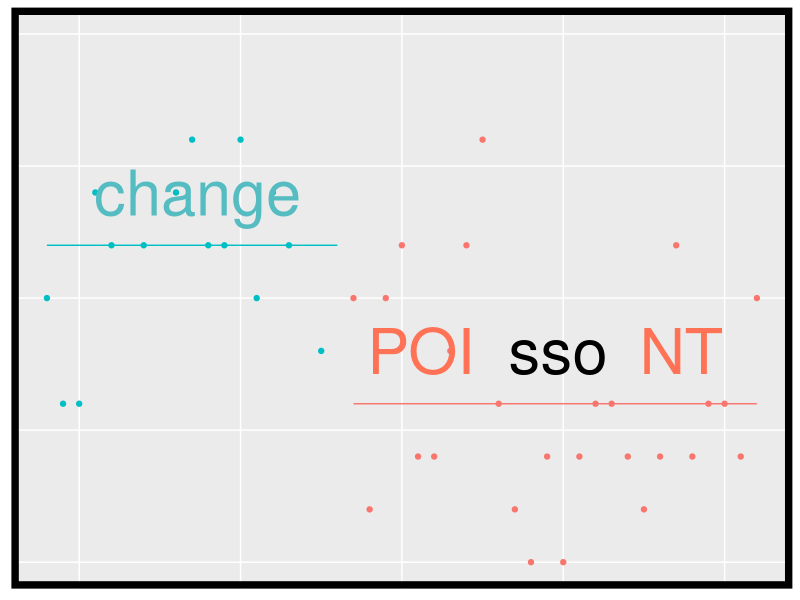

Recreate this plot in R.
## ---- chunk 1
knitr::opts_chunk$set(
  collapse = TRUE,
  comment = "#>"
)
## ---- chunk 2

library(tibble)
library(dplyr)
library(ggplot2)
library(svglite)
library(here)

len = 51
#Ensure that len is even
len = len + len%%2

intensities = c(rep(6,len/2),rep(3,len/2))
obs = rpois(n = len, lambda = intensities)

tib = tibble(x = 1:len, intensities, obs)
by_intense = tib %>%
  group_by(intensities)

first_grp <- by_intense %>%
  filter(intensities == 6)

second_grp <- by_intense %>%
  filter(intensities == 3)

p = ggplot(by_intense, aes( x = x , y = obs , color = as.character(intensities) ) ) +
  geom_point() +
  geom_line(data = first_grp ,aes(x = x , y = intensities , color = as.character(intensities) )) +
  geom_line(data = second_grp ,aes(x = x , y = intensities , color = as.character(intensities) )) +
  expand_limits(y = 0) +
  theme(axis.line=element_blank(),axis.text.x=element_blank(),
          axis.text.y=element_blank(),axis.ticks=element_blank(),
          axis.title.x=element_blank(),
          axis.title.y=element_blank(),legend.position="none",
          panel.grid.minor=element_blank(),plot.background=element_blank(),
          panel.border = element_rect(colour = "black", fill=NA, size=5))

 logo = p + annotate("text", x=len/3, y=7, label= "change", size = 16 , color = "#55BCC2" ) + 
   annotate("text", x=len*0.6, y=4, label= "POI", size = 16 , color = "coral1" ) +
   annotate("text", x=len*0.763, y=4, label= "sso", size = 16 ) + 
   annotate("text", x=len*0.91, y=4, label= "NT", size = 16 , color = "coral1") +
   xlim(8, len) +
   ylim(0,10) 
   #theme( panel.border = element_rect(colour = "black", fill=NA, size=5) )
   
ggsave(file=here("man","figures","logo.svg"), plot=logo, width=6, height=4)
## ---- chunk 3
summary(cars)
